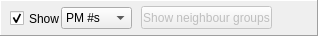
   <widget class="QFrame" name="fGV">
    <property name="geometry">
     <rect>
      <x>367</x>
      <y>3</y>
      <width>318</width>
      <height>36</height>
     </rect>
    </property>
    <property name="frameShape">
     <enum>QFrame::Panel</enum>
    </property>
    <property name="frameShadow">
     <enum>QFrame::Raised</enum>
    </property>
    <widget class="QComboBox" name="cobGVshowWhat">
     <property name="geometry">
      <rect>
       <x>61</x>
       <y>7</y>
       <width>71</width>
       <height>22</height>
      </rect>
     </property>
     <item>
      <property name="text">
       <string>PM #s</string>
      </property>
     </item>
     <item>
      <property name="text">
       <string>Gains</string>
      </property>
     </item>
    </widget>
    <widget class="QCheckBox" name="cbGVShow">
     <property name="geometry">
      <rect>
       <x>10</x>
       <y>10</y>
       <width>51</width>
       <height>17</height>
      </rect>
     </property>
     <property name="text">
      <string>Show</string>
     </property>
     <property name="checked">
      <bool>true</bool>
     </property>
    </widget>
    <widget class="QPushButton" name="pbtShowNeighbourGroups">
     <property name="enabled">
      <bool>false</bool>
     </property>
     <property name="geometry">
      <rect>
       <x>141</x>
       <y>6</y>
       <width>131</width>
       <height>23</height>
      </rect>
     </property>
     <property name="text">
      <string>Show neighbour groups</string>
     </property>
    </widget>
   </widget>
